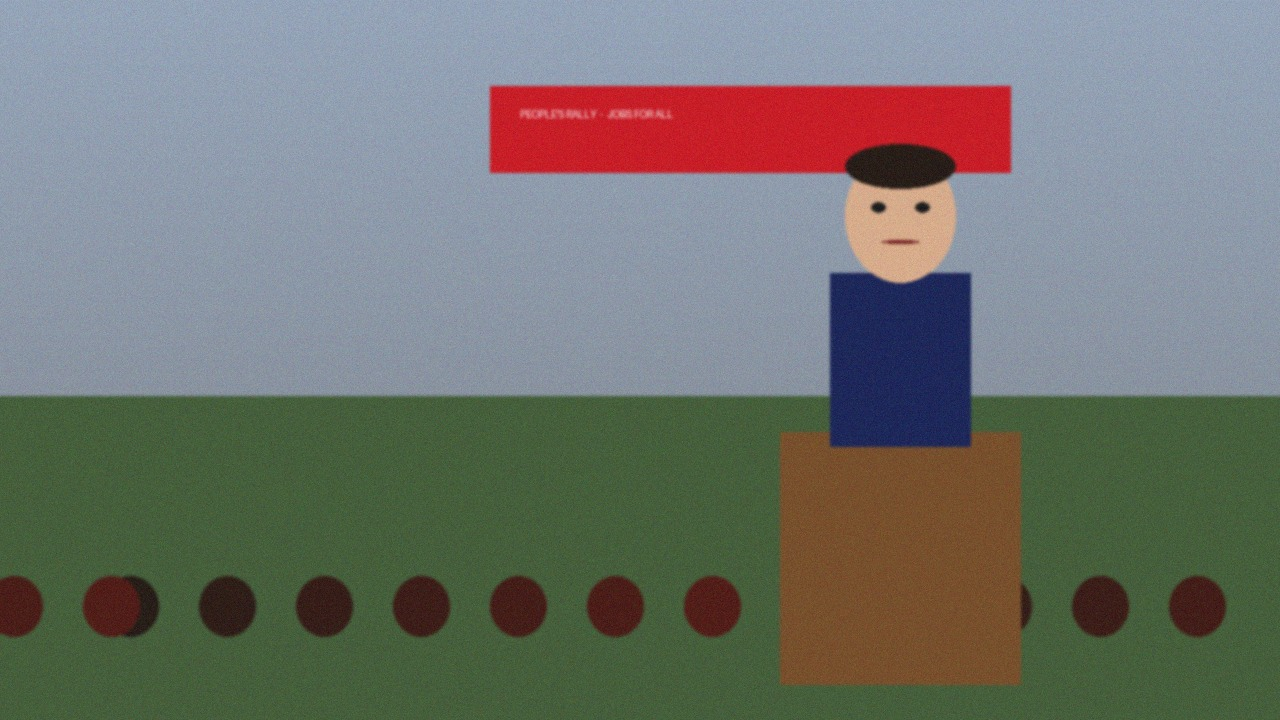
#> input picture samples/registry/flood_relief_camp.jpg, 1280 x 720 px
$ python -i generator.py   (imports and definitions only)
#> lines starting #> are read from the running program, lines starting #| are printed output that depends on the picture
"""EXPERIMENTAL: frequency-domain indicators of AI-generated / synthetically upsampled images.

Image generators build pictures by repeatedly upsampling feature maps. That tends to leave:
1. periodic peaks in the noise spectrum (a faint grid / checkerboard pattern)
2. a high-frequency deficit: too little fine-grained energy compared with a camera photo,
   whose sensor noise spreads energy evenly up to the highest frequencies
We measure both on the noise residual of the image. This is a known research direction
(e.g. spectral artifacts of GAN/diffusion upsampling), not a trained detector, so the score is
capped low and the result is always labelled experimental.
"""
import os

import cv2
import numpy as np
from PIL import Image

from .common import finding, heat_colormap

N = 512
EXPERIMENTAL_CAP = 0.35


def _residual(gray):
    blur = cv2.GaussianBlur(gray, (3, 3), 0)
    return gray - blur


def spectrum_features(rgb):
    gray = cv2.cvtColor(rgb, cv2.COLOR_RGB2GRAY).astype(np.float32)
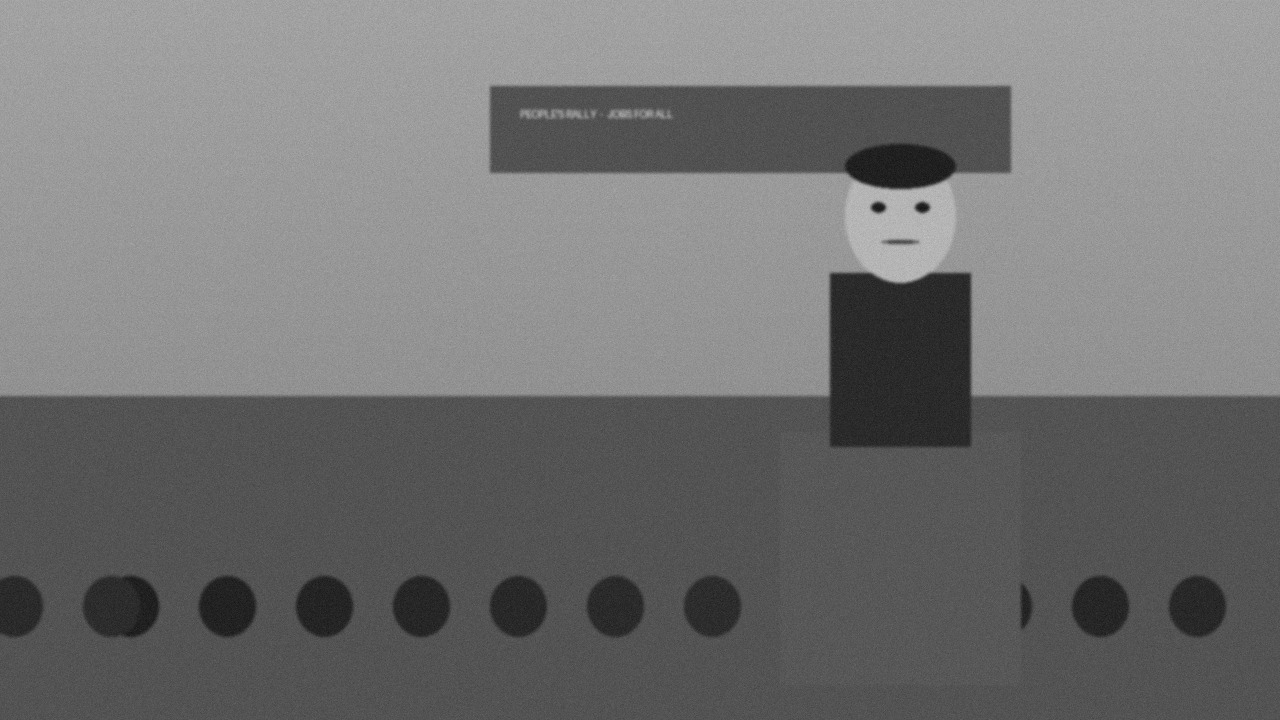
#> gray: shape (720, 1280) float32; min 17, max 198, mean 114.7
    h, w = gray.shape
#> h = 720; w = 1280
    s = min(h, w, N)
#> s = 512
    y0, x0 = (h - s) // 2, (w - s) // 2
#> y0 = 104; x0 = 384
    crop = gray[y0:y0 + s, x0:x0 + s]
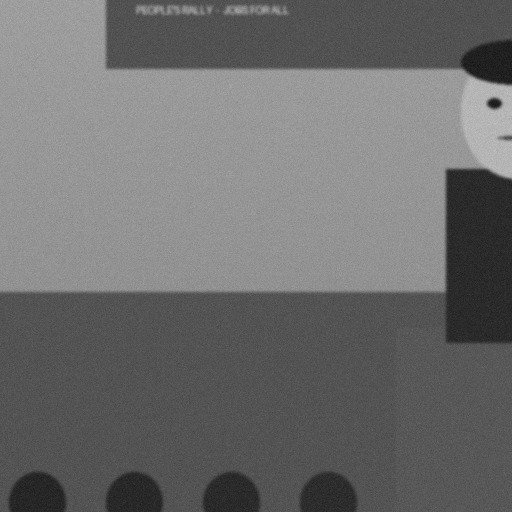
#> crop: shape (512, 512) float32; min 17, max 198, mean 109.4
    win = np.outer(np.hanning(s), np.hanning(s))
    c = s // 2
#> c = 256
    yy, xx = np.mgrid[0:s, 0:s]
    r = np.hypot(yy - c, xx - c) / c                 # 0 = DC, 1 = Nyquist
    # 1) high-frequency deficit, measured on the image itself
    P = np.fft.fftshift(np.abs(np.fft.fft2((crop - crop.mean()) * win)) ** 2)
    hi = P[(r > 0.6) & (r <= 0.95)].mean()
#> hi = 704412.3
    mid = P[(r > 0.25) & (r <= 0.45)].mean()
#> mid = 796589.7
    hf_ratio = float(hi / (mid + 1e-9))
#> hf_ratio = 0.884
    # 2) periodic peaks in the noise residual: strongest isolated spike vs its neighbourhood
    F = np.fft.fftshift(np.abs(np.fft.fft2(_residual(crop) * win)))
#> in _residual, `return gray - blur`:
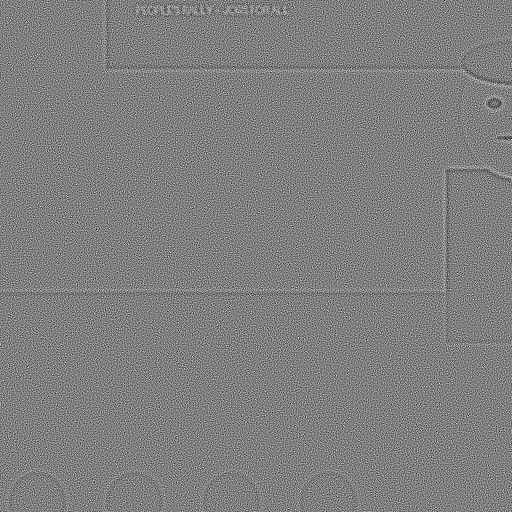
#> returned value: shape (512, 512) float32; min -16.19, max 16.12, mean -0.000213; drawn with min black and max white
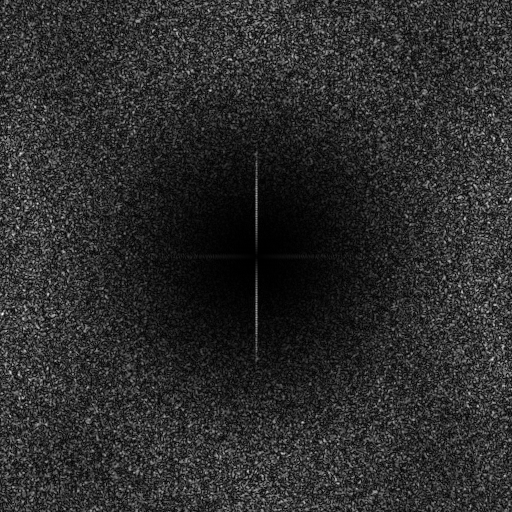
#> F: shape (512, 512) float64; min 0.0307, max 3031.3, mean 531; drawn with min black and max white
    logF = np.log(F + 1e-6)
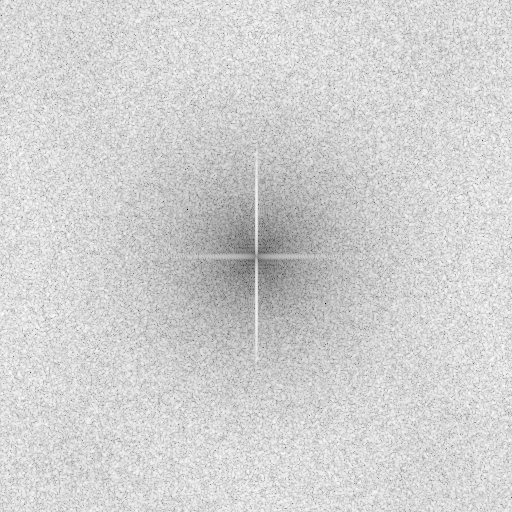
#> logF: shape (512, 512) float64; min -3.48, max 8.02, mean 5.97; drawn with min black and max white
    med = cv2.medianBlur(logF.astype(np.float32), 5)
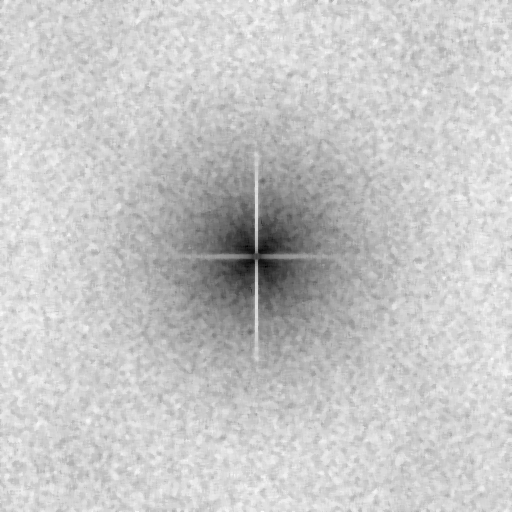
#> med: shape (512, 512) float32; min 1.51, max 7.36, mean 6.07; drawn with min black and max white
    spikes = logF - med
    spikes[r < 0.15] = 0
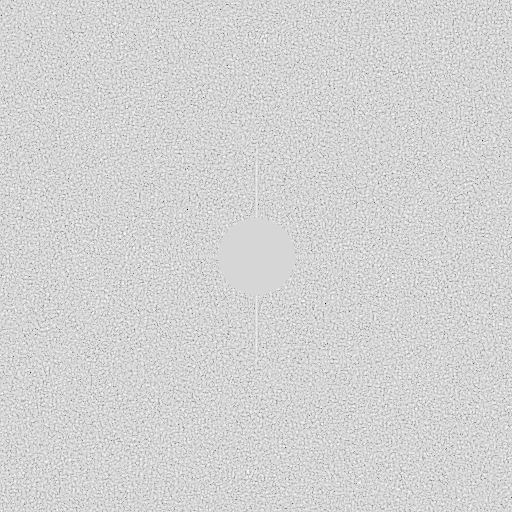
#> spikes: shape (512, 512) float64; min -8.31, max 1.59, mean -0.0996; drawn with min black and max white
    peak = float(spikes.max())
#> peak = 1.59
    return {"hf_ratio": round(hf_ratio, 4), "peak": round(peak, 2), "size": s}, logF


def analyze_generator(rgb, out_dir, key, is_jpeg):
    feats, logF = spectrum_features(rgb)
    # demo calibration: camera-like photos ~0.45-0.6 hf_ratio and peaks < 2; upsampled synthetic ~0.34 with peaks > 5
    hf_score = float(np.clip((0.4 - feats["hf_ratio"]) / 0.3, 0, 1))
    peak_score = float(np.clip((feats["peak"] - 3.0) / 2.5, 0, 1)) if not is_jpeg else 0.0   # JPEG 8x8 blocks create peaks too
    raw = 0.4 * hf_score + 0.6 * peak_score
    vis = (logF - logF.min()) / (np.ptp(logF) + 1e-9)
    Image.fromarray(heat_colormap(vis)).save(os.path.join(out_dir, f"{key}_spectrum.png"))
    result = {"features": feats, "raw_score": round(float(raw), 2), "artifact": f"{key}_spectrum",
              "peak_checked": not is_jpeg}
    if raw >= 0.45:
        bits = []
        if hf_score > 0.3:
            bits.append(f"fine-detail energy is only {feats['hf_ratio']:.2f}x the mid-band level (camera-like photos in our tests: about 0.45-0.6)")
        if peak_score > 0.3:
            bits.append(f"isolated periodic peaks in the noise spectrum ({feats['peak']:.1f} log-units above their surroundings)")
        result["finding"] = finding(
            "image", "synthetic-generation", "Synthetic-like frequency pattern (EXPERIMENTAL)",
            "Experimental check: " + "; ".join(bits) + ". This pattern is typical of images built by upsampling, as AI generators do. "
            "It is NOT reliable on its own and is weighted low.",
            min(EXPERIMENTAL_CAP, 0.15 + 0.25 * raw), {"type": "file"},
            ["Image was resized/upscaled after capture", "Heavy noise reduction or smoothing", "Screenshot or rendered graphic"],
            artifact=f"{key}_spectrum")
        result["finding"]["experimental"] = True
    return result

>>> import cv2
>>> picture = cv2.cvtColor(cv2.imread('../../samples/registry/flood_relief_camp.jpg'), cv2.COLOR_BGR2RGB)
>>> result = spectrum_features(picture)

$ run again, on samples/registry/press_conference.jpg
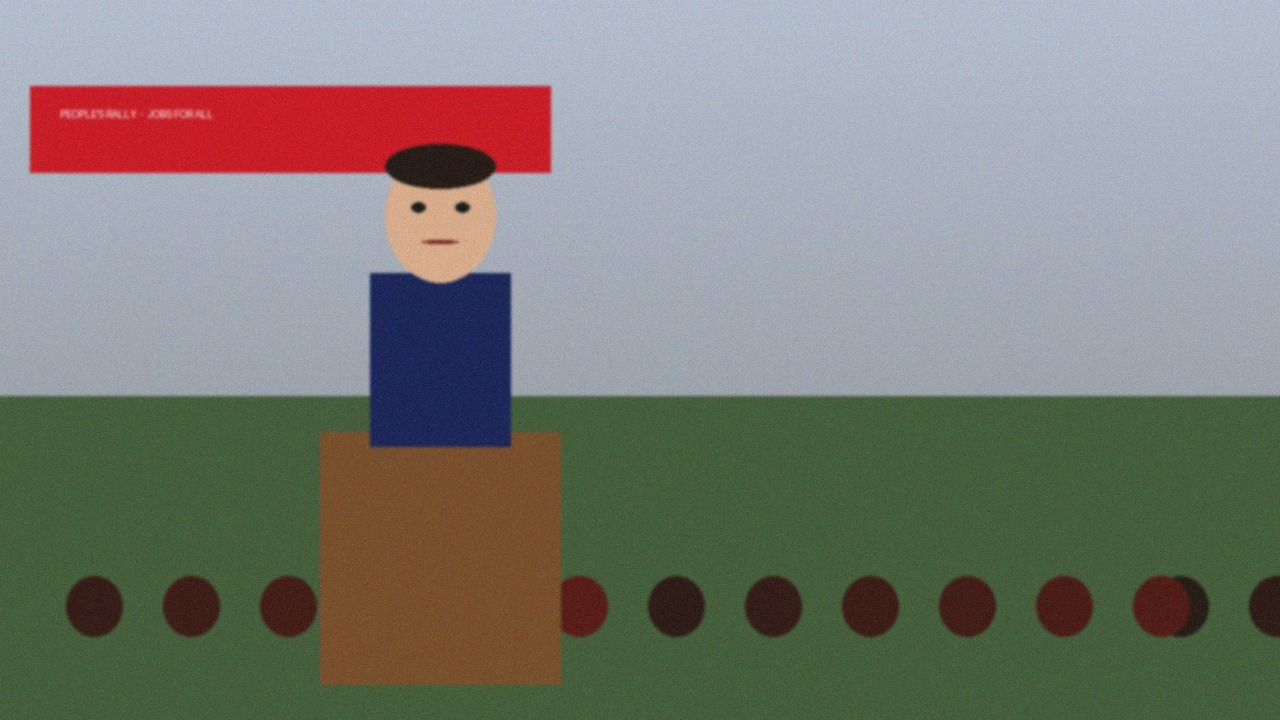
#> input picture samples/registry/press_conference.jpg, 1280 x 720 px
#> in spectrum_features, `crop = gray[y0:y0 + s, x0:x0 + s]`:
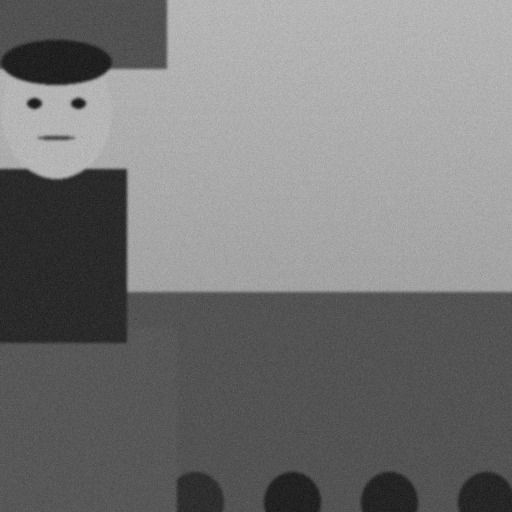
#> crop: shape (512, 512) float32; min 16, max 202, mean 119.1
#> hi = 707215.7
#> mid = 959783.6
#> hf_ratio = 0.737
#> in spectrum_features, `spikes[r < 0.15] = 0`:
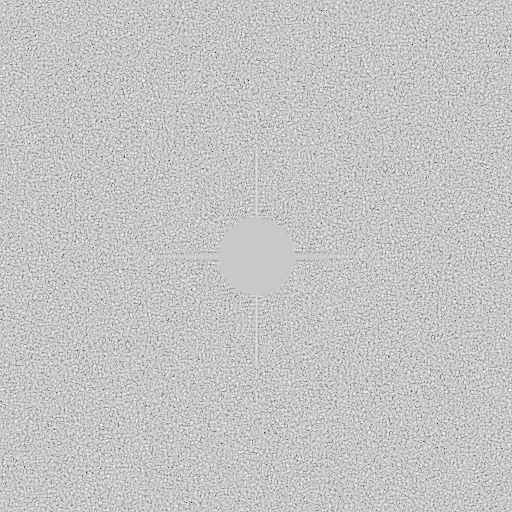
#> spikes: shape (512, 512) float64; min -6.03, max 1.63, mean -0.101; drawn with min black and max white
#> peak = 1.63

$ run again, on samples/registry/rally_original.jpg
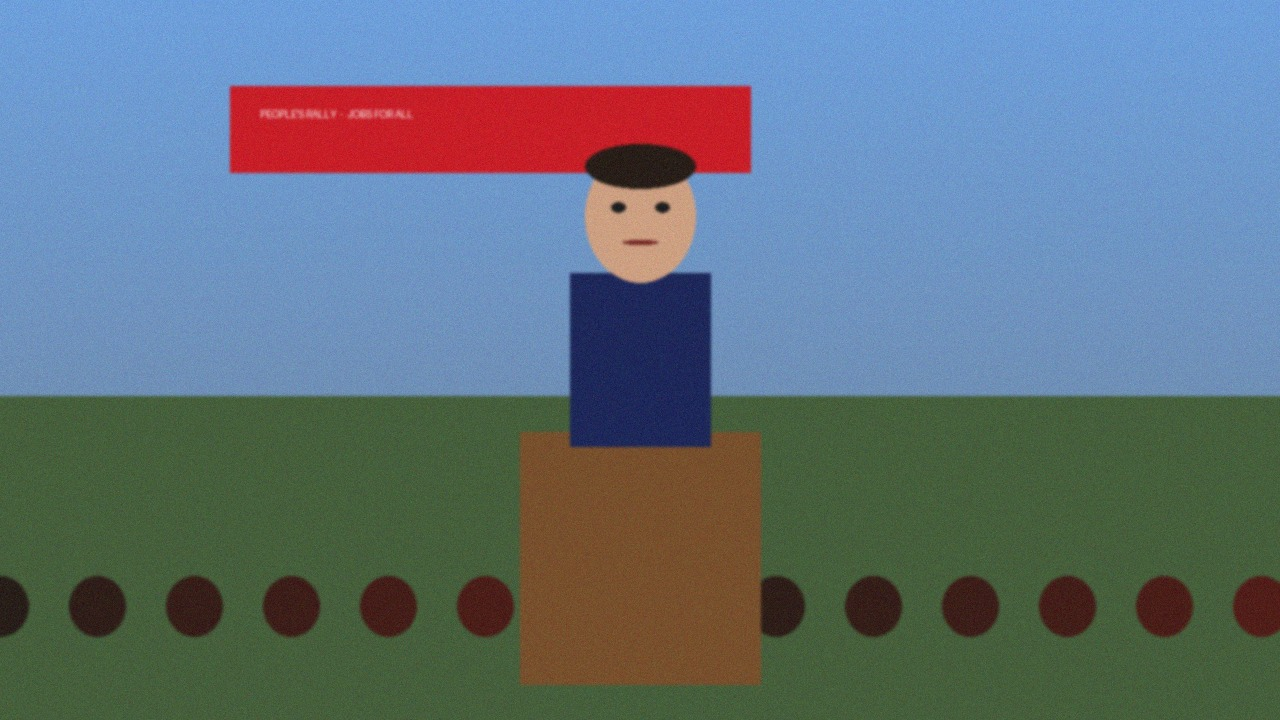
#> input picture samples/registry/rally_original.jpg, 1280 x 720 px
#> in spectrum_features, `crop = gray[y0:y0 + s, x0:x0 + s]`:
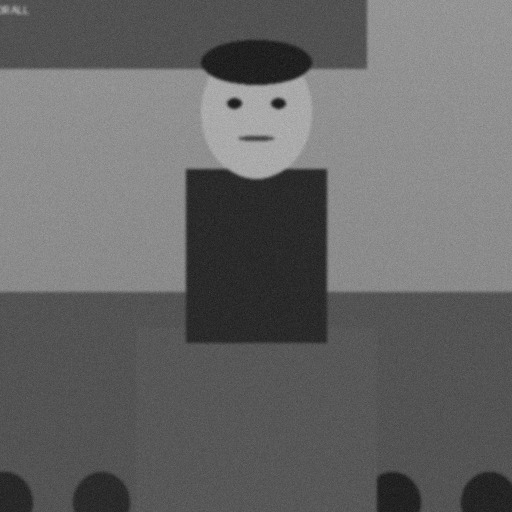
#> crop: shape (512, 512) float32; min 16, max 187, mean 102.7
#> hi = 698939.8
#> mid = 1390913.5
#> hf_ratio = 0.503
#> in spectrum_features, `spikes[r < 0.15] = 0`:
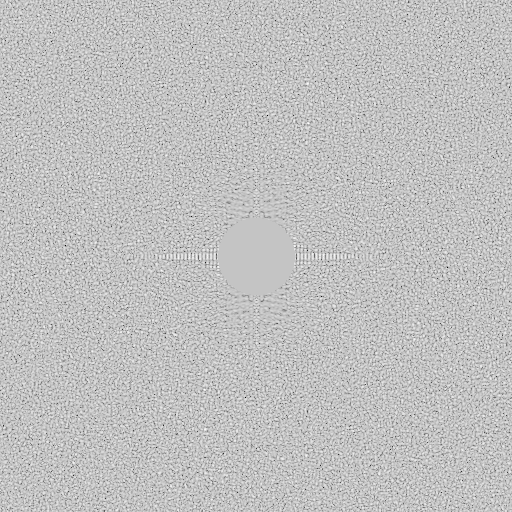
#> spikes: shape (512, 512) float64; min -5.7, max 1.7, mean -0.101; drawn with min black and max white
#> peak = 1.7
